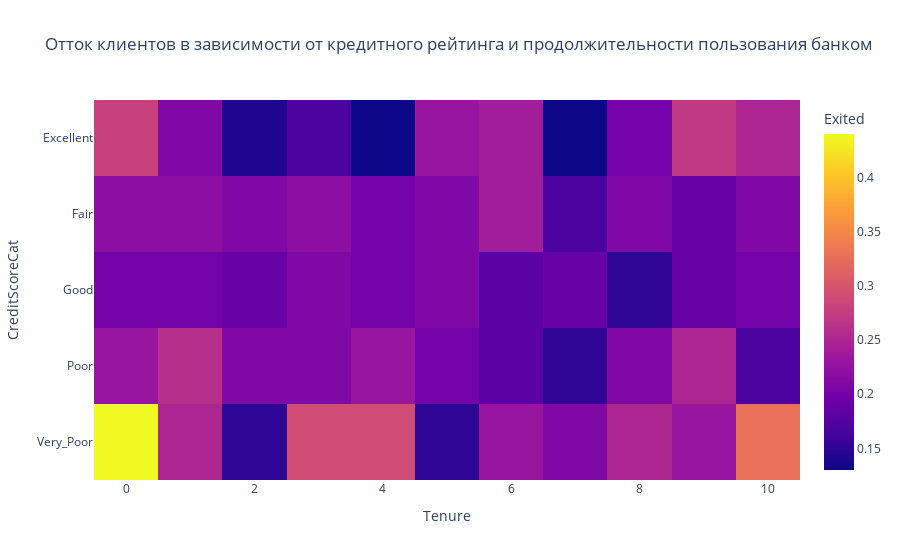

The notebook cell this image was saved under:
### Code cell
# На основе полученной сводной таблицы постройте тепловую карту с аннотацией.
# Найдите на тепловой карте категории клиентов, которые уходят чаще всего.

fig = px.imshow(CreditScoreCat_pvt,
    labels=dict(x="Tenure", y="CreditScoreCat", color="Exited"),
    x=CreditScoreCat_pvt.columns.tolist(),
    y=CreditScoreCat_pvt.index.tolist(),
    title='Отток клиентов в зависимости от кредитного рейтинга и продолжительности пользования банком'
)

fig.show()

### Figure 1 — Plotly figure (JSON) as saved in the notebook; plotly's stock layout.template omitted (floating-point values rounded to 4 significant figures)
{"data": [{"coloraxis": "coloraxis", "hovertemplate": "Tenure: %{x}<br>CreditScoreCat: %{y}<br>Exited: %{z}<extra></extra>", "name": "0", "type": "heatmap", "x": [0, 1, 2, 3, 4, 5, 6, 7, 8, 9, 10], "xaxis": "x", "y": ["Excellent", "Fair", "Good", "Poor", "Very_Poor"], "yaxis": "y", "z": [[0.28, 0.21, 0.14, 0.17, 0.13, 0.23, 0.24, 0.13, 0.2, 0.27, 0.25], [0.22, 0.22, 0.21, 0.22, 0.2, 0.21, 0.24, 0.17, 0.21, 0.19, 0.21], [0.2, 0.2, 0.19, 0.21, 0.2, 0.21, 0.18, 0.19, 0.15, 0.19, 0.2], [0.23, 0.26, 0.21, 0.21, 0.23, 0.2, 0.18, 0.15, 0.21, 0.25, 0.17], [0.44, 0.25, 0.15, 0.29, 0.29, 0.15, 0.23, 0.21, 0.25, 0.23, 0.33]]}], "layout": {"coloraxis": {"colorbar": {"title": {"text": "Exited"}}, "colorscale": [[0, "#0d0887"], [0.1111, "#46039f"], [0.2222, "#7201a8"], [0.3333, "#9c179e"], [0.4444, "#bd3786"], [0.5556, "#d8576b"], [0.6667, "#ed7953"], [0.7778, "#fb9f3a"], [0.8889, "#fdca26"], [1, "#f0f921"]]}, "title": {"text": "Отток клиентов в зависимости от кредитного рейтинга и продолжительности пользования банком"}, "xaxis": {"anchor": "y", "constrain": "domain", "domain": [0, 1], "scaleanchor": "y", "title": {"text": "Tenure"}}, "yaxis": {"anchor": "x", "autorange": "reversed", "constrain": "domain", "domain": [0, 1], "title": {"text": "CreditScoreCat"}}}}
